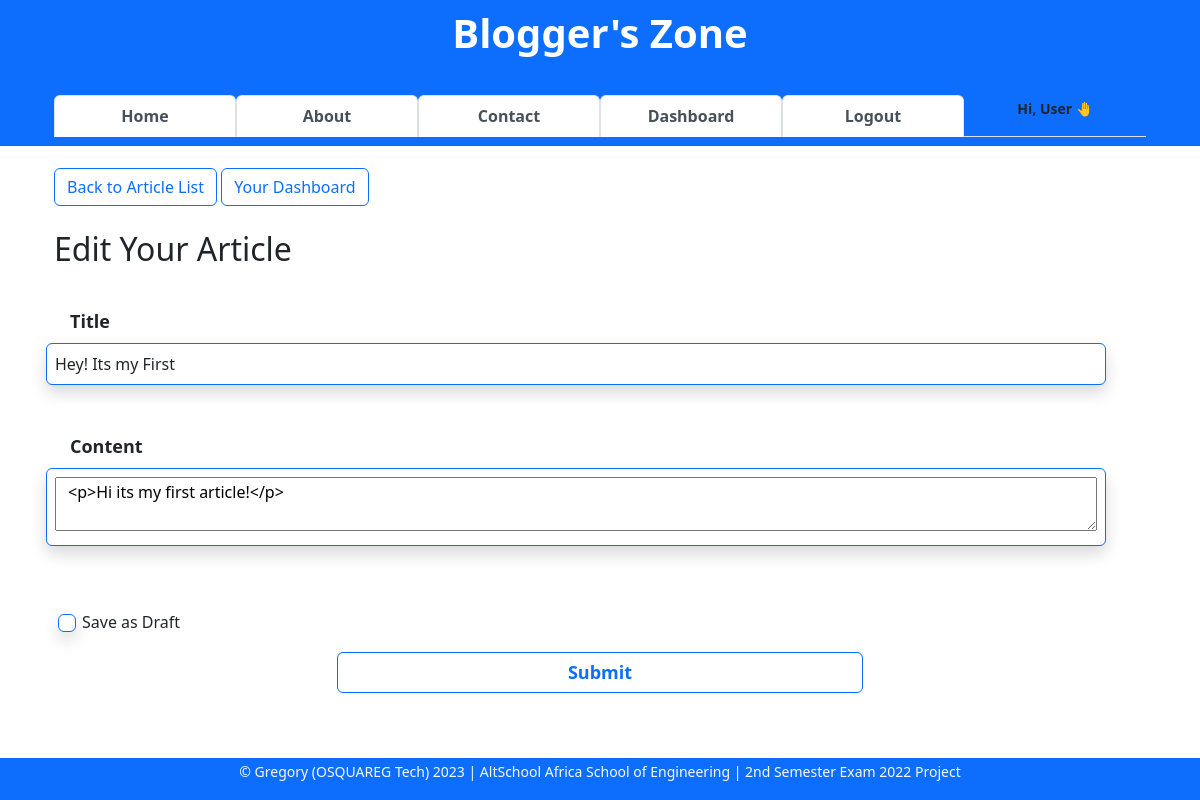
Screenshot of /article/edit/4 (signed in) with the database file from the repository.
### app/models.py (models this page shows, shortened)
class User(db.Model, UserMixin):
    __tablename__ = "users"
    id = db.Column(db.Integer, primary_key=True)
    firstname = db.Column(db.String(255), nullable=False)
    lastname = db.Column(db.String(255), nullable=False)
    username = db.Column(db.String(25), nullable=False, unique=True)
    email = db.Column(db.Text(150), nullable=False, unique=True)
    password_hash = db.Column(db.Text(255), nullable=False, unique=True)
    bio = db.Column(db.Text(), nullable=True)
    date_joined = db.Column(db.DateTime, default=datetime.utcnow)
    is_active = db.Column(db.Boolean, default=True)
    is_admin = db.Column(db.Boolean, default=False)
    profile_pic = db.Column(db.String(), nullable=True)
    last_updated_by = db.Column(db.String)
    last_updated_on = db.Column(db.DateTime, onupdate=datetime.utcnow)
    articles = db.relationship("Article", backref="author")
    comments = db.relationship("Comment", backref="commenter")
    article_likes = db.relationship("ArticleLike", backref="art_liker")
    comment_likes = db.relationship("CommentLike", backref="com_liker")

class Article(db.Model):
    __tablename__ = "articles"
    id = db.Column(db.Integer, primary_key=True)
    title = db.Column(db.String(255), nullable=False)
    content = db.Column(db.Text, nullable=False)
    slug = db.Column(db.String(255), nullable=True)
    date_posted = db.Column(db.DateTime, default=datetime.utcnow)
    is_draft = db.Column(db.Boolean, default=False, nullable=False)
    last_updated_on = db.Column(db.DateTime, onupdate=datetime.utcnow)
    last_updated_by = db.Column(db.String)
    is_deleted = db.Column(db.Boolean, default=False)
    author_id = db.Column(db.Integer, db.ForeignKey("users.id", ondelete="CASCADE"))
    comments = db.relationship("Comment", backref="articles")
    article_likes = db.relationship("ArticleLike", backref="articles")
    comment_likes = db.relationship("CommentLike", backref="articles")

### app/article/article.py (the view, shortened to what this page needs)
@blueprint.route("/edit/<int:id>", methods=["GET", "POST"])
@login_required
def edit(id):
    form = ArticleForm()
    article = Article.query.get_or_404(id)
    if current_user.id == article.author_id:
        form.title.data = article.title
        form.content.data = article.content
        form.is_draft.data = article.is_draft
    else:
        flash(f"You are not authorized to edit this article!")
        return redirect(url_for("article.view", id=article.id))
    context = {
        "form": form,
        "article": article,
    }
    return render_template("edit-article.html", **context)

### app/webforms.py
class ArticleForm(FlaskForm):
    title = StringField(label="Title", validators=[InputRequired(message="* Required")])
    content = CKEditorField(label="Content", validators=[InputRequired(message="* Required")])
    is_draft = BooleanField(label="Save as Draft", default=False)
    submit = SubmitField(label="Submit")

### app/main.py (called while the page is built)
@login_man.user_loader
def user_loader(id):
    return User.query.get(int(id))

### app/article/templates/edit-article.html (shortened to what this page needs)
{% extends 'base.html' %}
{% block content %}
<div class="container">
    <a href="/#all-articles-list" class="btn btn-outline-primary">Back to Article List</a>
    <a href="{{ url_for('user.dashboard', un=current_user.username) }}" class="btn btn-outline-primary">Your Dashboard</a>
    <br><br>
        <h2>Edit Your Article</h2>
        <br><br>
        <div class="container form-group">
            <form class="row g-3" action="{{ url_for('article.edit', id=article.id) }}" method="POST">
                <div class="row">
                    {{ form.title.label(class="form-label", style="font-weight:bold; font-size:18px") }}
                    {{ form.title(class="row form-control shadow p-2 mb-5 bg-body rounded border border-primary") }}
                </div>
                <div class="row">
                    {{ form.content.label(class="form-label", style="font-weight:bold; font-size:18px") }}
                    <div class="row form-control shadow p-2 mb-5 bg-body rounded border border-primary">
                        {{ form.content }}
                    </div>
                </div>
                <div class="form-check">
                    {{ form.is_draft.label(class="form-check-label", for="flexCheckDefault") }}
                    {{ form.is_draft(class="form-check-input shadow p-2 rounded border border-primary", type="checkbox", id="flexCheckDefault") }}
                </div>
                <div class="d-grid gap-2 col-6 mx-auto">
                    {{ form.submit(class="btn btn-outline-primary" , style="font-weight:bold; font-size:18px") }}
                </div>
            </form>
        </div>
    </div>
</div>
{% endblock content %}

### app/templates/base.html (shortened to what this page needs)
<!DOCTYPE html>
<html lang="en">
<head>
    <link rel="stylesheet" href="{{url_for('static',filename='css/tab-style.css')}}" type="text/css">
    <link rel="stylesheet" href="{{url_for('static', filename='css/ckeditor-styles.css')}}" type="text/css">
    <link href="https://cdn.jsdelivr.net/npm/bootstrap@5.2.2/dist/css/bootstrap.min.css" rel="stylesheet">
</head>
<body onload="openPage('Published', this, 'rgb(0, 89, 250)', 'white')">
    <nav class="navbar navbar-light fixed-top text-lg-center bg-primary border border-primary" >
        <div class="container container-sm">
            <div class="container">
                <a class="navbar-brand" href="{{url_for('general.index')}}">
                    <h1 class="text-white"><b>Blogger's Zone</b></h1>
                </a>
            </div>
            <div class="container">
                <ul class="nav navbar-dark nav-tabs nav-justified">
                    <li class="nav-item">
                        <a class="nav-link active" href="{{url_for('general.index')}}"><b>Home</b></a>
                    </li>
                    <li class="nav-item">
                        <a class="nav-link active" href="{{ url_for('general.about') }}"><b>About</b></a>
                    </li>
                    <li class="nav-item">
                        <a class="nav-link active" href="{{ url_for('general.message') }}"><b>Contact</b></a>
                    </li>
                    {% if current_user.is_authenticated %}
                    <li class="nav-item">
                        <a class="nav-link active" href="{{url_for('user.dashboard')}}"><b>Dashboard</b></a>
                    </li>
                    <li class="nav-item">
                        <a class="nav-link active" href="{{ url_for('auth.logout') }}"><b>Logout</b></a>
                    </li>
                    <li class="nav-item">
                        <small class="align-bottom"><b class="text-end">Hi, {{current_user.firstname}} 🤚</b></small>
                    </li>
                    {% endif %}
                </ul>
            </div>
        </div>
    </nav>
    <main>
        <div><br><br><br><br><br><br><br></div>
        <div class="container">
            {% block content %}
            {% endblock content %}
        <div><br><br><br></div>
    </main>
    <div class="text-md-center text-muted bg-primary border border-primary fixed-bottom">
        <footer>
            <p class="text-light">
                <small>
                    &copy Gregory (OSQUAREG Tech)
                    <script>document.write(new Date().getFullYear())</script> | AltSchool Africa School of Engineering | 2nd Semester Exam 2022 Project
                </small>
            </p>
        </footer>
    </div>
</body>
</html>

### app/static/css/tab-style.css (style rules this page uses)
a { text-decoration: none; }

### app/static/css/ckeditor-styles.css (style rules this page uses)
:root { --ck-color-image-caption-background: hsl(0, 0%, 97%); --ck-color-image-caption-text: hsl(0, 0%, 20%); --ck-color-mention-background: hsla(341, 100%, 30%, 0.1); --ck-color-mention-text: hsl(341, 100%, 30%); --ck-color-table-caption-background: hsl(0, 0%, 97%); --ck-color-table-caption-text: hsl(0, 0%, 20%); --ck-highlight-marker-blue: hsl(201, 97%, 72%); --ck-highlight-marker-green: hsl(120, 93%, 68%); --ck-highlight-marker-pink: hsl(345, 96%, 73%); --ck-highlight-marker-yellow: hsl(60, 97%, 73%); --ck-highlight-pen-green: hsl(112, 100%, 27%); --ck-highlight-pen-red: hsl(0, 85%, 49%); --ck-image-style-spacing: 1.5em; --ck-inline-image-style-spacing: calc(var(--ck-image-style-spacing) / 2); --ck-todo-list-checkmark-size: 16px; }

### rows the page displays
User: firstname "User"
Article: title "Hey! Its my First", content "<p>Hi its my first article!</p>"
